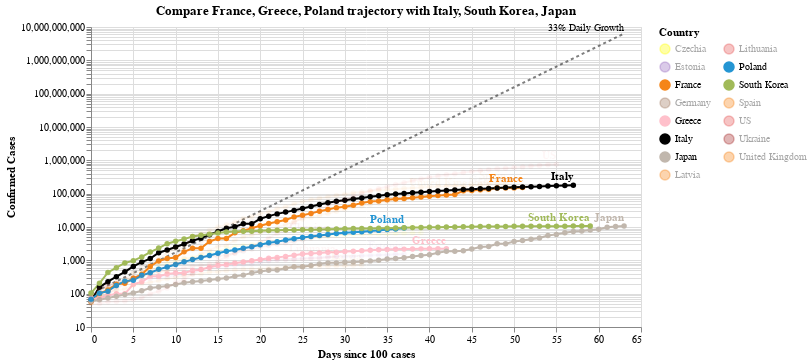

Write notebook code for a chart like this one.
### Code cell
#hide_input
chart2 = make_since_chart(['France', 'Greece', 'Poland'])
chart2

### Figure 1 — Vega-Lite specification as saved in the notebook (floating-point values rounded to 4 significant figures; data arrays with more than 128 entries replaced by an {"elided": "..."} marker saying what was removed)
{"config": {"view": {"continuousWidth": 400, "continuousHeight": 300}}, "layer": [{"mark": {"type": "line", "color": "black", "opacity": 0.5, "strokeDash": [3, 3]}, "encoding": {"x": {"type": "quantitative", "field": "Days since 100 cases"}, "y": {"type": "quantitative", "field": "Confirmed Cases"}}}, {"mark": {"type": "text", "align": "right", "dy": -6, "fontSize": 10, "text": "33% Daily Growth"}, "encoding": {"x": {"type": "quantitative", "field": "Days since 100 cases"}, "y": {"type": "quantitative", "field": "Confirmed Cases"}}, "transform": [{"filter": "(datum['Days since 100 cases'] >= 63)"}]}, {"data": {"name": "data-6e08debcf6a376344cc2d66cd20551ec"}, "mark": {"type": "line", "point": true}, "encoding": {"color": {"type": "nominal", "field": "Country", "legend": {"columns": 2}, "scale": {"domain": ["Czechia", "Estonia", "France", "Germany", "Greece", "Italy", "Japan", "Latvia", "Lithuania", "Poland", "South Korea", "Spain", "US", "Ukraine", "United Kingdom"], "range": ["yellow", "#9467bd", "#F58518", "#9D755D", "pink", "black", "#C1B7AD", "#F58518", "#E45756", "#2495D3", "#A1BA59", "#F58518", "#E45756", "brown", "#F58518"]}}, "opacity": {"condition": {"value": 1, "selection": "selector005"}, "value": 0.05}, "tooltip": [{"type": "nominal", "field": "Country"}, {"type": "temporal", "field": "Date"}, {"type": "quantitative", "field": "Confirmed Cases"}, {"type": "quantitative", "field": "Days since 100 cases"}], "x": {"type": "quantitative", "field": "Days since 100 cases"}, "y": {"type": "quantitative", "field": "Confirmed Cases", "scale": {"type": "log"}}}, "selection": {"selector005": {"type": "multi", "fields": ["Country"], "bind": "legend", "init": [{"Country": "France"}, {"Country": "Greece"}, {"Country": "Poland"}, {"Country": "Italy"}, {"Country": "South Korea"}, {"Country": "Japan"}]}}, "width": 550}, {"data": {"name": "data-6e08debcf6a376344cc2d66cd20551ec"}, "mark": {"type": "text", "align": "right", "dy": -8, "fontWeight": "bold"}, "encoding": {"color": {"type": "nominal", "field": "Country", "legend": {"columns": 2}, "scale": {"domain": ["Czechia", "Estonia", "France", "Germany", "Greece", "Italy", "Japan", "Latvia", "Lithuania", "Poland", "South Korea", "Spain", "US", "Ukraine", "United Kingdom"], "range": ["yellow", "#9467bd", "#F58518", "#9D755D", "pink", "black", "#C1B7AD", "#F58518", "#E45756", "#2495D3", "#A1BA59", "#F58518", "#E45756", "brown", "#F58518"]}}, "opacity": {"condition": {"value": 1, "selection": "selector005"}, "value": 0.05}, "text": {"type": "nominal", "field": "Country"}, "tooltip": [{"type": "nominal", "field": "Country"}, {"type": "temporal", "field": "Date"}, {"type": "quantitative", "field": "Confirmed Cases"}, {"type": "quantitative", "field": "Days since 100 cases"}], "x": {"type": "quantitative", "field": "Days since 100 cases"}, "y": {"type": "quantitative", "field": "Confirmed Cases", "scale": {"type": "log"}}}, "transform": [{"filter": "(datum['Date'] >= 1587254400000)"}], "width": 550}], "data": {"name": "data-eb74de9171306c41fa63043af4f9de42"}, "title": "Compare France, Greece, Poland trajectory with Italy, South Korea, Japan", "$schema": "https://vega.github.io/schema/vega-lite/v4.0.2.json", "datasets": {"data-eb74de9171306c41fa63043af4f9de42": [{"Days since 100 cases": 0, "Confirmed Cases": 100.0}, {"Days since 100 cases": 1, "Confirmed Cases": 133.0}, {"Days since 100 cases": 2, "Confirmed Cases": 176.9}, {"Days since 100 cases": 3, "Confirmed Cases": 235.3}, {"Days since 100 cases": 4, "Confirmed Cases": 312.9}, {"Days since 100 cases": 5, "Confirmed Cases": 416.2}, {"Days since 100 cases": 6, "Confirmed Cases": 553.5}, {"Days since 100 cases": 7, "Confirmed Cases": 736.1}, {"Days since 100 cases": 8, "Confirmed Cases": 979.1}, {"Days since 100 cases": 9, "Confirmed Cases": 1302.0}, {"Days since 100 cases": 10, "Confirmed Cases": 1732.0}, {"Days since 100 cases": 11, "Confirmed Cases": 2303.0}, {"Days since 100 cases": 12, "Confirmed Cases": 3064.0}, {"Days since 100 cases": 13, "Confirmed Cases": 4074.0}, {"Days since 100 cases": 14, "Confirmed Cases": 5419.0}, {"Days since 100 cases": 15, "Confirmed Cases": 7207.0}, {"Days since 100 cases": 16, "Confirmed Cases": 9586.0}, {"Days since 100 cases": 17, "Confirmed Cases": 12750.0}, {"Days since 100 cases": 18, "Confirmed Cases": 16960.0}, {"Days since 100 cases": 19, "Confirmed Cases": 22550.0}, {"Days since 100 cases": 20, "Confirmed Cases": 29990.0}, {"Days since 100 cases": 21, "Confirmed Cases": 39890.0}, {"Days since 100 cases": 22, "Confirmed Cases": 53060.0}, {"Days since 100 cases": 23, "Confirmed Cases": 70560.0}, {"Days since 100 cases": 24, "Confirmed Cases": 93850.0}, {"Days since 100 cases": 25, "Confirmed Cases": 124800.0}, {"Days since 100 cases": 26, "Confirmed Cases": 166000.0}, {"Days since 100 cases": 27, "Confirmed Cases": 220800.0}, {"Days since 100 cases": 28, "Confirmed Cases": 293700.0}, {"Days since 100 cases": 29, "Confirmed Cases": 390600.0}, {"Days since 100 cases": 30, "Confirmed Cases": 519500.0}, {"Days since 100 cases": 31, "Confirmed Cases": 690900.0}, {"Days since 100 cases": 32, "Confirmed Cases": 918900.0}, {"Days since 100 cases": 33, "Confirmed Cases": 1222000.0}, {"Days since 100 cases": 34, "Confirmed Cases": 1625000.0}, {"Days since 100 cases": 35, "Confirmed Cases": 2162000.0}, {"Days since 100 cases": 36, "Confirmed Cases": 2875000.0}, {"Days since 100 cases": 37, "Confirmed Cases": 3824000.0}, {"Days since 100 cases": 38, "Confirmed Cases": 5086000.0}, {"Days since 100 cases": 39, "Confirmed Cases": 6764000.0}, {"Days since 100 cases": 40, "Confirmed Cases": 8996000.0}, {"Days since 100 cases": 41, "Confirmed Cases": 11970000.0}, {"Days since 100 cases": 42, "Confirmed Cases": 15910000.0}, {"Days since 100 cases": 43, "Confirmed Cases": 21170000.0}, {"Days since 100 cases": 44, "Confirmed Cases": 28150000.0}, {"Days since 100 cases": 45, "Confirmed Cases": 37440000.0}, {"Days since 100 cases": 46, "Confirmed Cases": 49790000.0}, {"Days since 100 cases": 47, "Confirmed Cases": 66230000.0}, {"Days since 100 cases": 48, "Confirmed Cases": 88080000.0}, {"Days since 100 cases": 49, "Confirmed Cases": 117100000.0}, {"Days since 100 cases": 50, "Confirmed Cases": 155800000.0}, {"Days since 100 cases": 51, "Confirmed Cases": 207200000.0}, {"Days since 100 cases": 52, "Confirmed Cases": 275600000.0}, {"Days since 100 cases": 53, "Confirmed Cases": 366600000.0}, {"Days since 100 cases": 54, "Confirmed Cases": 487500000.0}, {"Days since 100 cases": 55, "Confirmed Cases": 648400000.0}, {"Days since 100 cases": 56, "Confirmed Cases": 862400000.0}, {"Days since 100 cases": 57, "Confirmed Cases": 1147000000.0}, {"Days since 100 cases": 58, "Confirmed Cases": 1525000000.0}, {"Days since 100 cases": 59, "Confirmed Cases": 2029000000.0}, {"Days since 100 cases": 60, "Confirmed Cases": 2698000000.0}, {"Days since 100 cases": 61, "Confirmed Cases": 3589000000.0}, {"Days since 100 cases": 62, "Confirmed Cases": 4773000000.0}, {"Days since 100 cases": 63, "Confirmed Cases": 6348000000.0}], "data-6e08debcf6a376344cc2d66cd20551ec": {"elided": "690 records"}}}
